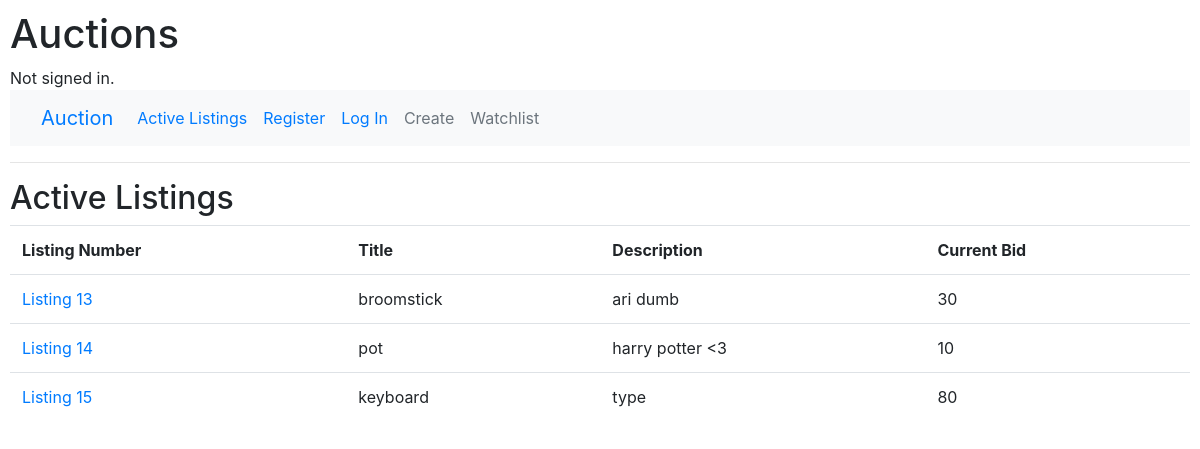
/, run on an earlier commit of the app's database.
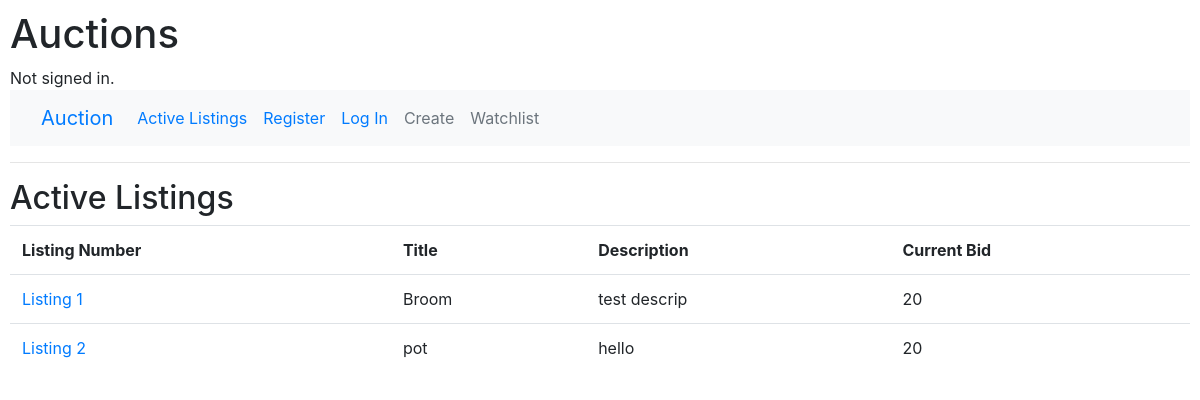
And on a later commit of the database.
### auctions/models.py (models this page shows)
class Listing(models.Model):
    title = models.CharField(max_length=64)
    description = models.CharField(max_length=256)
    starting_bid = models.IntegerField()
    photo = models.URLField(blank=True)
    creator = models.ForeignKey(User, on_delete=models.CASCADE, blank=False, related_name="listings", default="")
    active = models.BooleanField(default=True)

### auctions/views.py (the view)
# urls.py: path("", views.index, name="index"),
def index(request):
    return render(request, "auctions/index.html", {
        "listings": Listing.objects.all()
    })

### auctions/templates/auctions/index.html
{% extends "auctions/layout.html" %}
{% block body %}
    <h2>Active Listings</h2>
    <table class="table">
        <tr>
            <th>Listing Number</th>
            <th>Title</th>
            <th>Description</th>
            <th>Current Bid</th>
        </tr>
        {% for listing in listings %}
            <tr>
                <td><a href="{% url 'listing' listing.id %}">Listing {{ listing.id }}</a></td>
                <td>{{ listing.title }}</td>
                <td>{{ listing.description }}</td>
                <td>{{ listing.starting_bid }}</td>
            </tr>
        {% endfor %}
    </table>
{% endblock %}

What changed in the data, as far as the page shows it:
removed Listing: id "13", title "broomstick", description "ari dumb", starting_bid "30"
removed Listing: id "14", title "pot", description "harry potter <3", starting_bid "10"
removed Listing: id "15", title "keyboard", description "type", starting_bid "80"
added Listing: id "1", title "Broom", description "test descrip", starting_bid "20"
added Listing: id "2", title "pot", description "hello", starting_bid "20"
